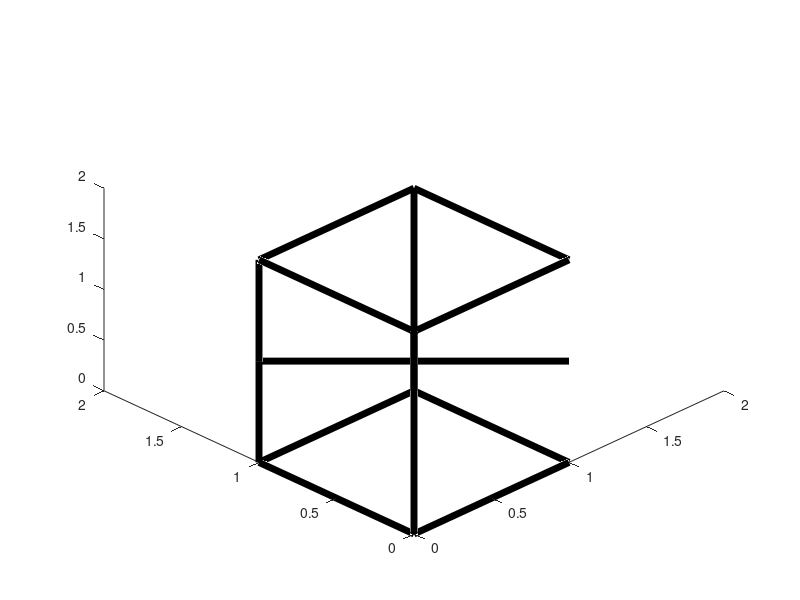

This chart was generated by the following MATLAB code:
figure;
hold on;
view(-45,45)
xlim([0 2]);
ylim([0 2]);

% straight lines up
p1 = plot3([1,1],[1,1],[0,2],'k','LineWidth',5);
p2 = plot3([0,0],[0,0],[0,2],'k','LineWidth',5);

% bottom cuboid lines
p3 = plot3([0 0],[0 1],[0 0],'k','LineWidth',5);
p4 = plot3([0 1],[0 0],[0 0],'k','LineWidth',5);
p5 = plot3([1 1],[0 1],[0 0],'k','LineWidth',5);
p6 = plot3([0 1],[1 1],[0 0],'k','LineWidth',5);
p7 = plot3([0 0],[1 1],[0 1],'k','LineWidth',5);

% top cuboid lines
p3 = plot3([0 0],[0 1],[2 2],'k','LineWidth',5);
p4 = plot3([0 1],[0 0],[2 2],'k','LineWidth',5);
p5 = plot3([1 1],[0 1],[2 2],'k','LineWidth',5);
p6 = plot3([0 1],[1 1],[2 2],'k','LineWidth',5);
p8 = plot3([0 0],[1 1],[1 2],'k','LineWidth',5);

p_midline = plot3([0,1],[1,0],[1,1],'k','LineWidth',5);



